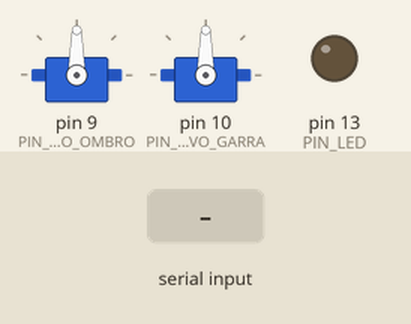
Recording of a sketch running on a simulated Arduino Uno, built with avr-gcc and run on an emulated ATmega328P. On the bench: 2 × servo, output pins drawn as LEDs (lit = HIGH). Inputs (shaded band) come from the test bench. What the sketch prints to the serial monitor is not drawn.

Above: at 2.2 s.
2.3 s: "U\n" received over Serial
At 3.7 s:
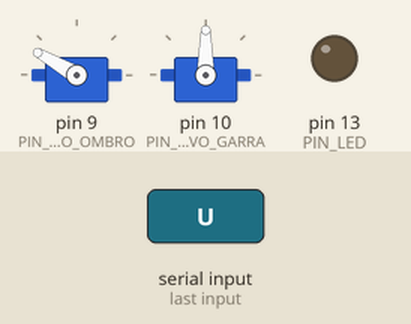
4.0 s: byte 68 ('D') received over Serial
At 5.2 s:
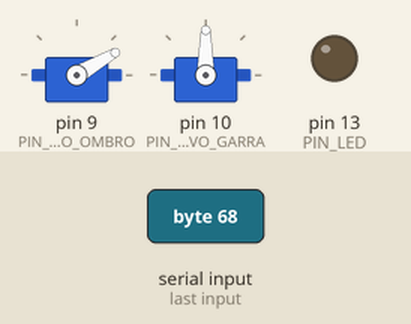
5.7 s: byte 79 ('O') received over Serial
At 6.5 s:
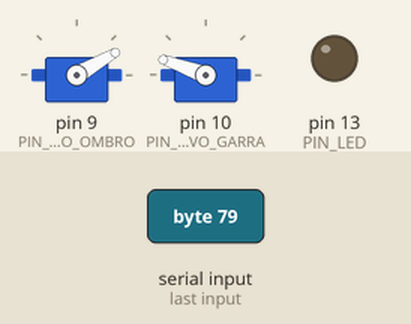
7.4 s: byte 67 ('C') received over Serial
At 8.8 s:
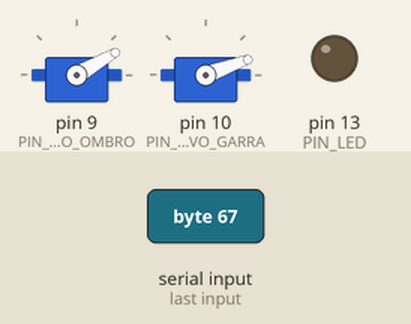
9.1 s: byte 82 ('R') received over Serial
At 9.2 s:
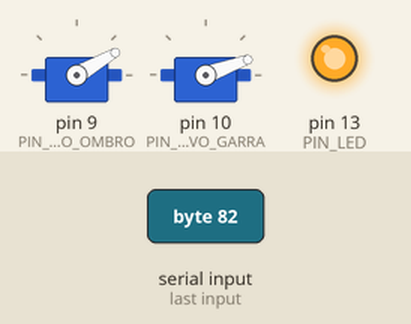
10.8 s: "O\n" received over Serial
At 11.6 s:
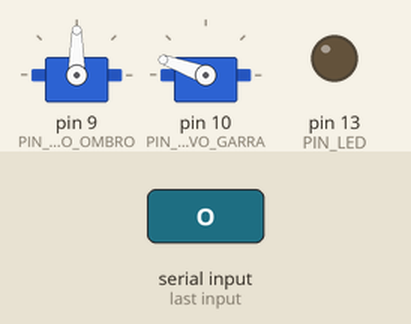
Timing chart, 0 to 13.5 s (numbered marks = the images above; inputs shaded):
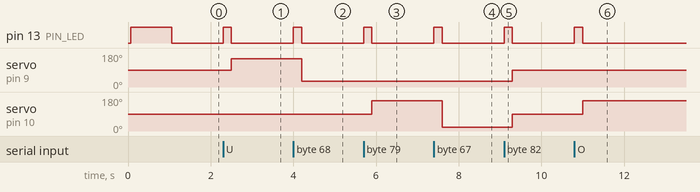

The sketch:

braco_robotico.ino
```cpp
// ============================================================
//  Braço Robótico
//  Disciplina: Project Based Maker Lab
//
//  Hardware:
//    - Arduino Uno
//    - Servo 1 (ombro/articulação principal) → pino 9
//    - Servo 2 (garra/abertura)              → pino 10
//    - LED de status                         → pino 13
//
//  Comandos via Monitor Serial (9600 baud):
//    U → Up   — move o ombro para CIMA    (90° → 150°)
//    D → Down — move o ombro para BAIXO   (90° → 30°)
//    O → Open — abre  a garra             (90° → 160°)
//    C → Close— fecha a garra             (90° → 20°)
//    R → Reset— retorna ambos ao centro   (90°)
// ============================================================

#include <Servo.h>

// ---------- pinos ----------
const int PIN_SERVO_OMBRO = 9;
const int PIN_SERVO_GARRA = 10;
const int PIN_LED         = 13;

// ---------- ângulos ----------
const int ANGULO_CENTRO       = 90;  // posição neutra (ambos os servos)

const int OMBRO_CIMA          = 150; // comando U
const int OMBRO_BAIXO         = 30;  // comando D

const int GARRA_ABERTA        = 160; // comando O
const int GARRA_FECHADA       = 20;  // comando C

// ---------- objetos ----------
Servo servoOmbro;
Servo servoGarra;

// ---------- estado atual ----------
int anguloOmbro = ANGULO_CENTRO;
int anguloGarra = ANGULO_CENTRO;

// ============================================================
void setup() {
  Serial.begin(9600);

  servoOmbro.attach(PIN_SERVO_OMBRO);
  servoGarra.attach(PIN_SERVO_GARRA);

  pinMode(PIN_LED, OUTPUT);


  // posição inicial — centro
  servoOmbro.write(anguloOmbro);
  servoGarra.write(anguloGarra);

  Serial.println("=== Braco Robotico Inicializado ===");
  Serial.println("Comandos: U (Up) | D (Down) | O (Open) | C (Close) | R (Reset)");
  Serial.println("Aguardando comando...");

  digitalWrite(PIN_LED, HIGH);
  delay(1000);
  digitalWrite(PIN_LED, LOW);
}

// ============================================================
void loop() {
  if (Serial.available() > 0) {

    char comando = Serial.read();  // lê um caractere do Monitor Serial

    // aceita letras minúsculas também
    comando = toupper(comando);

    // ignora Enter e espaços
    if (comando == '\n' || comando == '\r' || comando == ' ') return;

    // acende LED ao receber qualquer comando válido
    piscarLED();

    switch (comando) {

      case 'U':  // Up — sobe o ombro

        anguloOmbro = OMBRO_CIMA;
        servoOmbro.write(anguloOmbro);
        Serial.print(">> Ombro CIMA: ");
        Serial.print(anguloOmbro);
        Serial.println(" graus");
        break;

      case 'D':  // Down — desce o ombro
        anguloOmbro = OMBRO_BAIXO;
        servoOmbro.write(anguloOmbro);
        Serial.print(">> Ombro BAIXO: ");
        Serial.print(anguloOmbro);
        Serial.println(" graus");
        break;

      case 'O':  // Open — abre a garra
        anguloGarra = GARRA_ABERTA;
        servoGarra.write(anguloGarra);
        Serial.print(">> Garra ABERTA: ");
        Serial.print(anguloGarra);
        Serial.println(" graus");
        break;

      case 'C':  // Close — fecha a garra
        anguloGarra = GARRA_FECHADA;
        servoGarra.write(anguloGarra);
        Serial.print(">> Garra FECHADA: ");
        Serial.print(anguloGarra);
        Serial.println(" graus");
        break;

      case 'R':  // Reset — retorna ao centro
        anguloOmbro = ANGULO_CENTRO;
        anguloGarra = ANGULO_CENTRO;
        servoOmbro.write(anguloOmbro);
        servoGarra.write(anguloGarra);
        Serial.println(">> RESET — ambos os servos em 90 graus");
        break;

      default:
        // comando desconhecido
        digitalWrite(PIN_LED, LOW);
        Serial.print("!! Comando invalido: '");
        Serial.print(comando);
        Serial.println("'  |  Use: U D O C R");
        return;  // sai sem piscar LED
    }
  }
}

// ============================================================
// Função auxiliar: pisca o LED 1x para confirmar o comando
// ============================================================
void piscarLED() {
  digitalWrite(PIN_LED, HIGH);
  delay(200);
  digitalWrite(PIN_LED, LOW);
}
```

Measured:
- after the input at 2.3 s, pin 13 (PIN_LED): LOW → HIGH at once, → LOW 0.20 s later; servo on pin 9 (PIN_SERVO_OMBRO): 90° → 150° after 0.20 s
- after the input at 4.0 s, pin 13 (PIN_LED): LOW → HIGH at once, → LOW 0.20 s later; servo on pin 9 (PIN_SERVO_OMBRO): 150° → 30° after 0.20 s
- after the input at 5.7 s, pin 13 (PIN_LED): LOW → HIGH at once, → LOW 0.20 s later; servo on pin 10 (PIN_SERVO_GARRA): 90° → 160° after 0.20 s
- after the input at 7.4 s, pin 13 (PIN_LED): LOW → HIGH at once, → LOW 0.20 s later; servo on pin 10 (PIN_SERVO_GARRA): 160° → 20° after 0.20 s
- after the input at 9.1 s, pin 13 (PIN_LED): LOW → HIGH at once, → LOW 0.20 s later; servo on pin 9 (PIN_SERVO_OMBRO): 30° → 90° after 0.20 s; servo on pin 10 (PIN_SERVO_GARRA): 20° → 90° after 0.20 s
- after the input at 10.8 s, pin 13 (PIN_LED): LOW → HIGH at once, → LOW 0.20 s later; servo on pin 10 (PIN_SERVO_GARRA): 90° → 160° after 0.20 s
